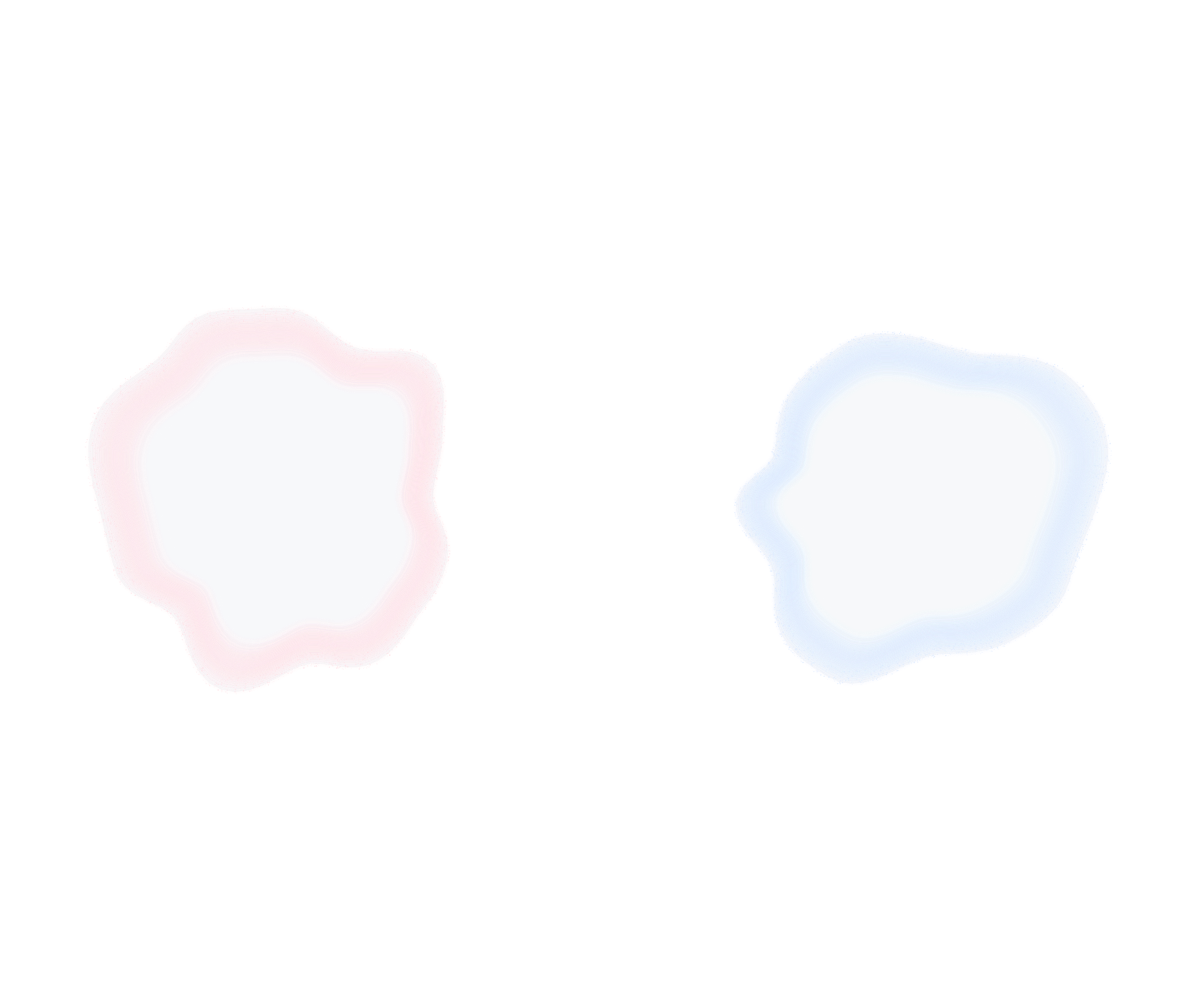
Frame 1 (no input)
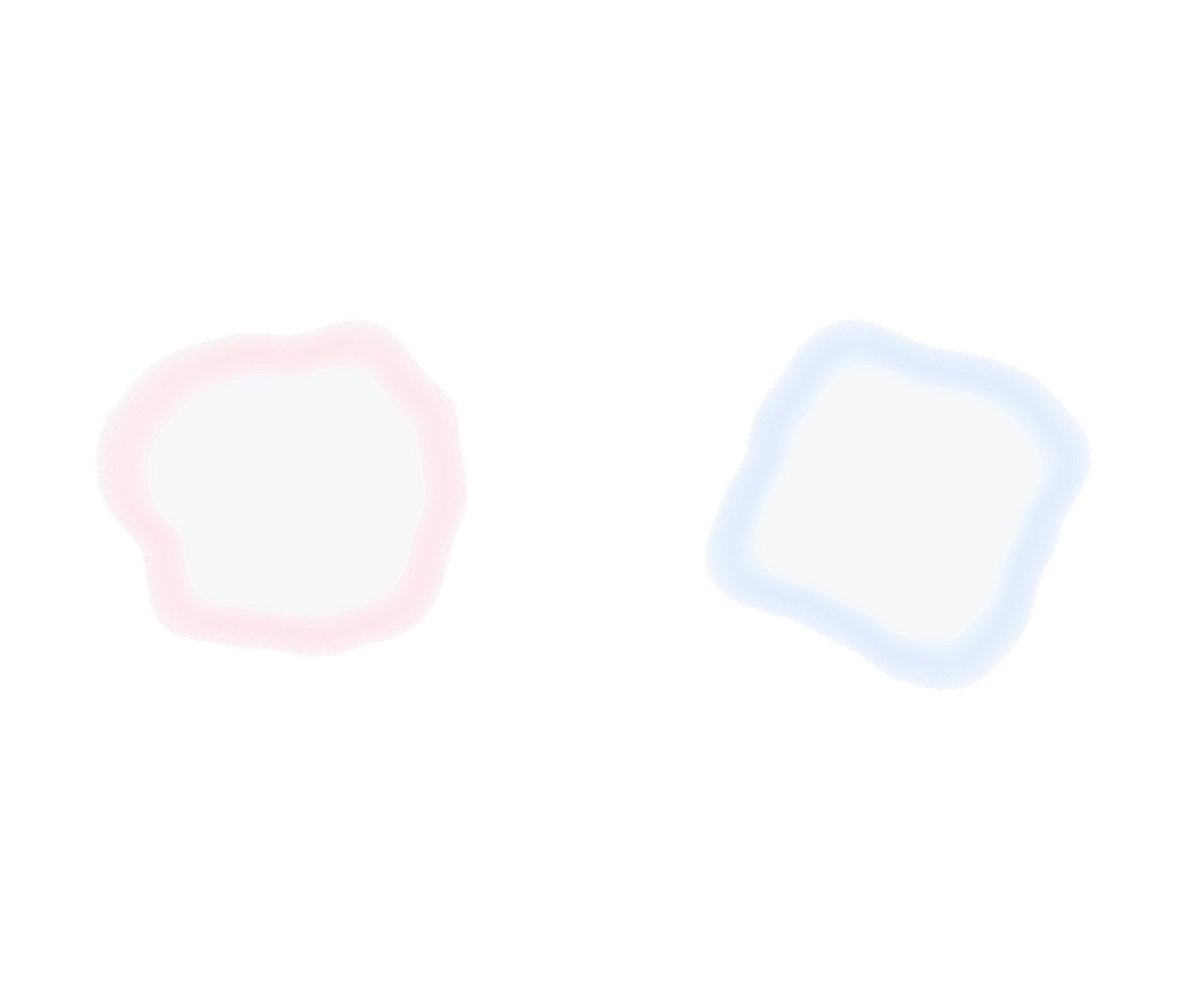
Frame 60 (no input)
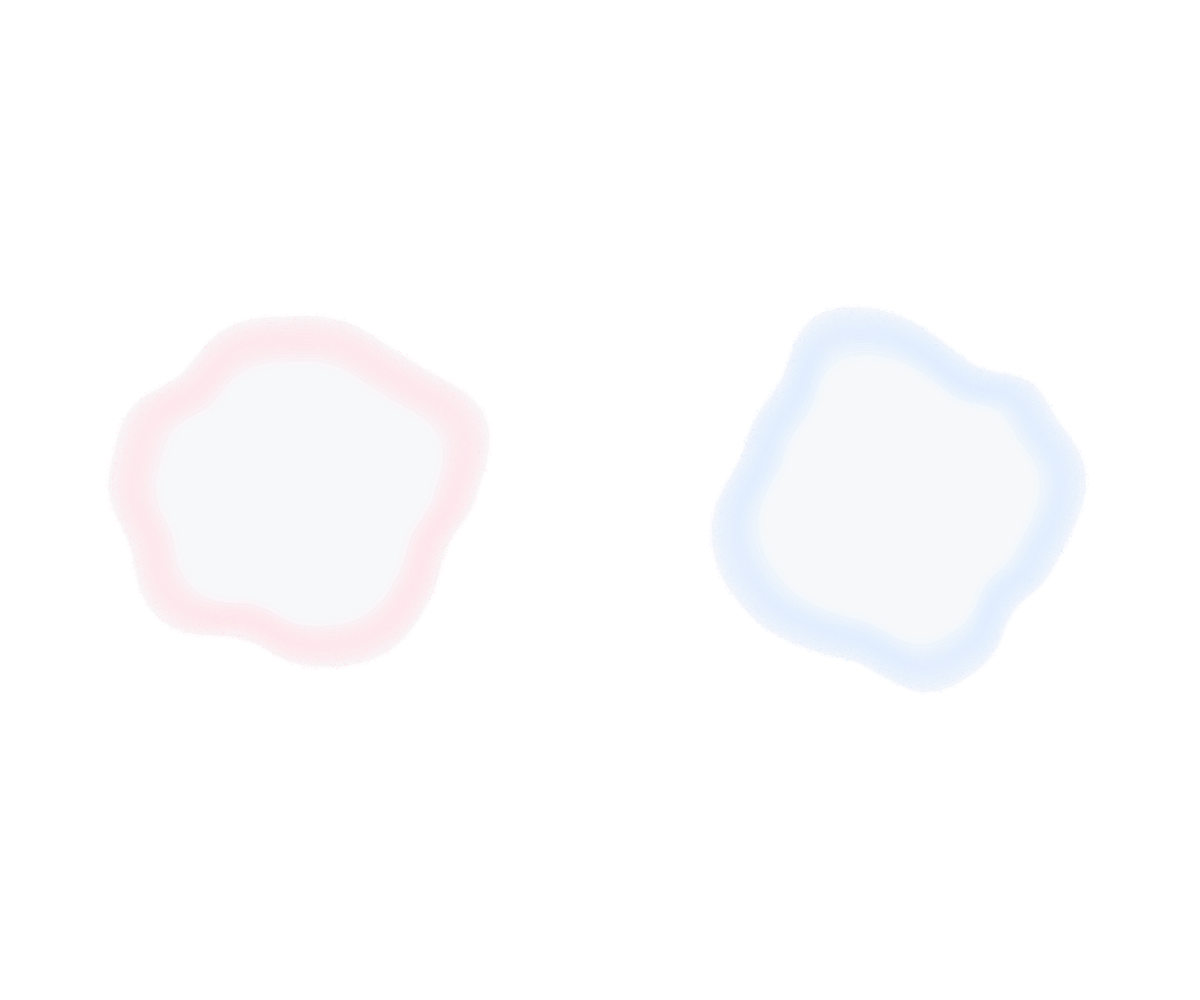
Frame 120 (the mouse pressed at the canvas centre since frame 60)

The p5.js sketch that drew these frames (run headless with seeded random() and noise() and a simulated clock; from frame 60 on, the mouse is pressed at the canvas centre):

// p5.js sketch
// ── sketch.js
let leftBubble;
let rightBubble;

// Position is a fraction of the canvas width or height.
let leftX = 0.25;
let leftY = 0.5;
let rightX = 0.75;
let rightY = 0.5;

// Adjust each bubble separately.
let leftSize = 0.33;
let rightSize = 0.33;
let leftShapeAmount = 0.8;
let rightShapeAmount = 0.8;
let leftSpeed = 0.38;
let rightSpeed = 0.34;

function setup() {
  createCanvas(windowWidth, windowHeight);
  pixelDensity(1);
  frameRate(30);
  noiseSeed(41);
  noiseDetail(2, 0.5);

  // White bubbles with a soft red or blue tint.
  leftBubble = createBubble(41, 255, 226, 231);
  rightBubble = createBubble(97, 220, 234, 255);
}

function draw() {
  // Keep the background transparent.
  clear();

  let leftDiameter = min(width * leftSize, height * 0.62);
  let rightDiameter = min(width * rightSize, height * 0.62);

  updateBubble(leftBubble, leftSpeed, leftShapeAmount);
  updateBubble(rightBubble, rightSpeed, rightShapeAmount);

  drawBubble(leftBubble, width * leftX, height * leftY, leftDiameter);
  drawBubble(rightBubble, width * rightX, height * rightY, rightDiameter);
}

function windowResized() {
  resizeCanvas(windowWidth, windowHeight);
}

// ── bubble.js
function createBubble(seed, red, green, blue) {
  randomSeed(seed);

  let bubble = {
    red: red,
    green: green,
    blue: blue,
    offset: random(20, 800),
    step: 0,
    edge: [],
    edgeX: [],
    edgeY: [],
    grains: []
  };

  // Generate fixed random grains once, so they do not flicker.
  for (let i = 0; i < 2200; i++) {
    let grain = {
      angle: random(TWO_PI),
      distance: random(0.93, 1.015),
      size: random(0.6, 1.8),
      alpha: random(45, 180)
    };
    bubble.grains.push(grain);
  }

  return bubble;
}

function updateBubble(bubble, speed, amount) {
  // Advance through Perlin noise to move the outline smoothly.
  bubble.step += min(deltaTime / 1000, 0.05) * speed;

  for (let i = 0; i < 96; i++) {
    let angle = i / 96 * TWO_PI;

    // Sample a closed circle in the noise field to avoid a seam.
    let value = noise(
      bubble.offset + cos(angle) * 1.3,
      bubble.offset + sin(angle) * 1.3,
      bubble.step
    );

    bubble.edge[i] = 1 + (value - 0.5) * amount;
    bubble.edgeX[i] = cos(angle) * bubble.edge[i];
    bubble.edgeY[i] = sin(angle) * bubble.edge[i];
  }
}

function drawOutline(bubble, radius, scale) {
  beginShape();

  // Reuse the same outline for every soft light layer.
  for (let i = 0; i < 96; i++) {
    vertex(bubble.edgeX[i] * radius * scale, bubble.edgeY[i] * radius * scale);
  }

  endShape(CLOSE);
}

function drawBubble(bubble, x, y, size) {
  let radius = size / 2;

  push();
  translate(x, y);

  // A translucent white interior.
  noStroke();
  fill(235, 237, 242, 105);
  drawOutline(bubble, radius, 1);

  // Closely spaced outlines make a soft frosted rim.
  noFill();
  strokeWeight(radius * 0.048);

  for (let layer = 0; layer < 64; layer++) {
    let scale = 0.61 + layer * 0.006;
    let glow = exp(-pow((scale - 0.87) / 0.105, 2));
    stroke(bubble.red, bubble.green, bubble.blue, glow * 38);
    drawOutline(bubble, radius, scale);
  }

  // Random grains follow the same moving outline.
  noStroke();
  for (let i = 0; i < bubble.grains.length; i++) {
    let grain = bubble.grains[i];
    let position = grain.angle / TWO_PI * 96;
    let index = floor(position);
    let next = (index + 1) % 96;
    let edge = lerp(bubble.edge[index], bubble.edge[next], position - index);
    let r = radius * edge * grain.distance;
    let dotSize = grain.size * size / 430;

    fill(bubble.red, bubble.green, bubble.blue, grain.alpha);
    circle(cos(grain.angle) * r, sin(grain.angle) * r, dotSize);
  }

  pop();
}

// ── style.css
html, body {
  margin: 0;
  width: 100%;
  height: 100%;
  overflow: hidden;
  background: transparent;
}

canvas {
  display: block;
}

// ── wrap.js
let wrapTurns = 2.3; 
let wrapTime = 0;     
let wrapOffset = 0;    
let wrapPoints = [];   
let wrapSamples = [];  

function setupWrap(seed, turns) {
  if (seed === undefined) {
    seed = 41;
  }
  if (turns === undefined) {
    turns = 3.4;
  }

  wrapTurns = turns;
  wrapTime = 0;
  wrapPoints = [];
  wrapSamples = [];

  randomSeed(seed);
  noiseSeed(seed);
  noiseDetail(3, 0.5);
  wrapOffset = random(10, 900);

  for (let u = 0; u <= 1; u += random(0.0032, 0.0054)) {
    if (random() < 0.08) {
      continue;
    }

    let point = {
      u: u,
      size: random(1.5, 3.1),
      bright: random(0.88, 1),
      phase: random(0, 100),
      large: random() < 0.045
    };
    wrapPoints.push(point);
  }
}

function updateWrap(dt, cx, cy, bodyHeight, radius, rotationSpeed, noiseAmount) {
  if (rotationSpeed === undefined) {
    rotationSpeed = 0.19;
  }
  if (noiseAmount === undefined) {
    noiseAmount = 0.075;
  }

  let frameTime = Math.min(Math.max(dt, 0), 0.05);
  wrapTime += frameTime;

  let breathNoise = noise(wrapOffset, wrapTime * 0.15);
  let breath = 0.97 + 0.075 * breathNoise;
  let light = 0.88 + 0.12 * noise(wrapOffset + 53, wrapTime * 0.22);
  let scale = bodyHeight / 490;

  wrapSamples = [];
  for (let i = 0; i < wrapPoints.length; i++) {
    let point = wrapPoints[i];

    let theta = point.u * wrapTurns * TWO_PI + wrapTime * rotationSpeed;

    let profile = 0.58 + 0.43 * Math.sin(Math.PI * point.u)
      + 0.06 * Math.sin(3 * Math.PI * point.u);

    let deformation = (noise(wrapOffset + point.u * 3.4, wrapTime * 0.18) - 0.5)
      * 2 * noiseAmount;
    let r = radius * profile * breath * (1 + deformation);

    let x = Math.cos(theta) * r;
    let z = Math.sin(theta) * r;

    let verticalNoise = (noise(wrapOffset + 100 + point.u * 3, wrapTime * 0.14) - 0.5)
      * bodyHeight * 0.025;
    let y = (point.u - 0.5) * bodyHeight + z * 0.25 + verticalNoise;

    let depth = (Math.sin(theta) + 1) / 2;
    let localLight = 0.9 + 0.1 * noise(point.phase, wrapTime * 0.2);

    let endFade = Math.min(1, point.u / 0.035, (1 - point.u) / 0.035);

    let largeScale = 1;
    if (point.large) {
      largeScale = 1.65;
    }

    let size = point.size * 1.35 * largeScale * scale * (0.8 + 0.3 * depth);
    let alpha = 255 * light * point.bright * localLight
      * (0.72 + 0.28 * depth) * Math.max(0, endFade);

    let sample = {
      x: cx + x,
      y: cy + y,
      z: z,
      size: size,
      alpha: alpha
    };
    wrapSamples.push(sample);
  }

  wrapSamples.sort(compareWrapDepth);
}

function compareWrapDepth(a, b) {
  return a.z - b.z;
}

function drawWrapLayer(side) {
  push();
  noStroke();

  for (let i = 0; i < wrapSamples.length; i++) {
    let point = wrapSamples[i];

    if (side === 'back' && point.z >= 0) {
      continue;
    }
    if (side === 'front' && point.z < 0) {
      continue;
    }

    fill(255, 55, 85, point.alpha * 0.14);
    circle(point.x, point.y, point.size * 5.6);

    fill(255, 72, 98, point.alpha * 0.32);
    circle(point.x, point.y, point.size * 3);

    fill(255, 92, 112, point.alpha);
    circle(point.x, point.y, point.size);

    if (point.size > 3.2) {
      fill(255, 195, 183, point.alpha * 0.85);
      circle(point.x, point.y, point.size * 0.4);
    }
  }

  pop();
}
